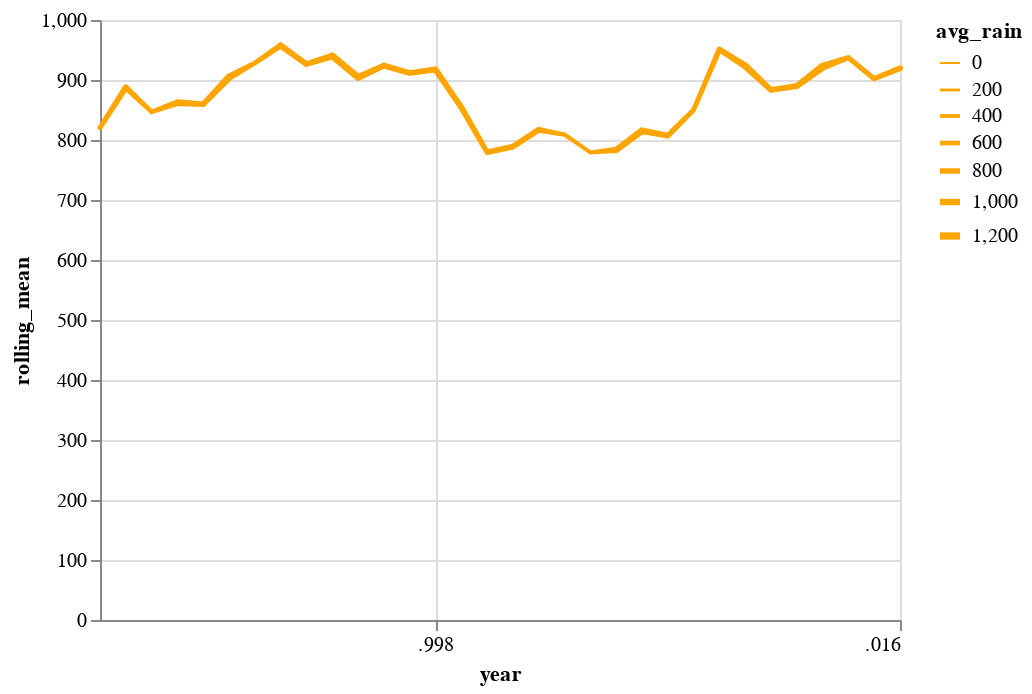

The notebook cell saved with this chart:
### Code cell
#Create Rolling mean. This centered rolling mean 
rolling_mean = alt.Chart(rain_data.reset_index()).mark_trail(
    color='orange',
    size=1
).transform_window(
    rolling_mean='mean(avg_rain)',
    frame=[-4,4]
).encode(
    x='year:T',
    y='rolling_mean:Q',
    size='avg_rain'
)

rolling_mean

### Figure 1 — Vega-Lite specification as saved in the notebook (floating-point values rounded to 4 significant figures)
{"config": {"view": {"continuousWidth": 400, "continuousHeight": 300}}, "data": {"name": "data-0ad63c265a946572a1d1dec8daa6b220"}, "mark": {"type": "trail", "color": "orange", "size": 1}, "encoding": {"size": {"type": "quantitative", "field": "avg_rain"}, "x": {"type": "temporal", "field": "year"}, "y": {"type": "quantitative", "field": "rolling_mean"}}, "transform": [{"window": [{"op": "mean", "field": "avg_rain", "as": "rolling_mean"}], "frame": [-4, 4]}], "$schema": "https://vega.github.io/schema/vega-lite/v4.8.1.json", "datasets": {"data-0ad63c265a946572a1d1dec8daa6b220": [{"index": 0, "year": 1985, "avg_rain": 681.3}, {"index": 1, "year": 1986, "avg_rain": 919.2}, {"index": 2, "year": 1987, "avg_rain": 615.4}, {"index": 3, "year": 1988, "avg_rain": 1095.0}, {"index": 4, "year": 1989, "avg_rain": 792.8}, {"index": 5, "year": 1990, "avg_rain": 1223.0}, {"index": 6, "year": 1991, "avg_rain": 602.1}, {"index": 7, "year": 1992, "avg_rain": 969.8}, {"index": 8, "year": 1993, "avg_rain": 837.8}, {"index": 9, "year": 1994, "avg_rain": 1087.0}, {"index": 10, "year": 1995, "avg_rain": 1132.0}, {"index": 11, "year": 1996, "avg_rain": 878.5}, {"index": 12, "year": 1997, "avg_rain": 815.5}, {"index": 13, "year": 1998, "avg_rain": 915.3}, {"index": 14, "year": 1999, "avg_rain": 900.9}, {"index": 15, "year": 2000, "avg_rain": 779.2}, {"index": 16, "year": 2001, "avg_rain": 859.0}, {"index": 17, "year": 2002, "avg_rain": 889.9}, {"index": 18, "year": 2003, "avg_rain": 520.0}, {"index": 19, "year": 2004, "avg_rain": 458.1}, {"index": 20, "year": 2005, "avg_rain": 962.4}, {"index": 21, "year": 2006, "avg_rain": 1068.0}, {"index": 22, "year": 2007, "avg_rain": 844.0}, {"index": 23, "year": 2008, "avg_rain": 633.2}, {"index": 24, "year": 2009, "avg_rain": 816.0}, {"index": 25, "year": 2010, "avg_rain": 1147.0}, {"index": 26, "year": 2011, "avg_rain": 815.9}, {"index": 27, "year": 2012, "avg_rain": 905.8}, {"index": 28, "year": 2013, "avg_rain": 1366.0}, {"index": 29, "year": 2014, "avg_rain": 715.1}, {"index": 30, "year": 2015, "avg_rain": 707.1}, {"index": 31, "year": 2016, "avg_rain": 903.2}]}}
